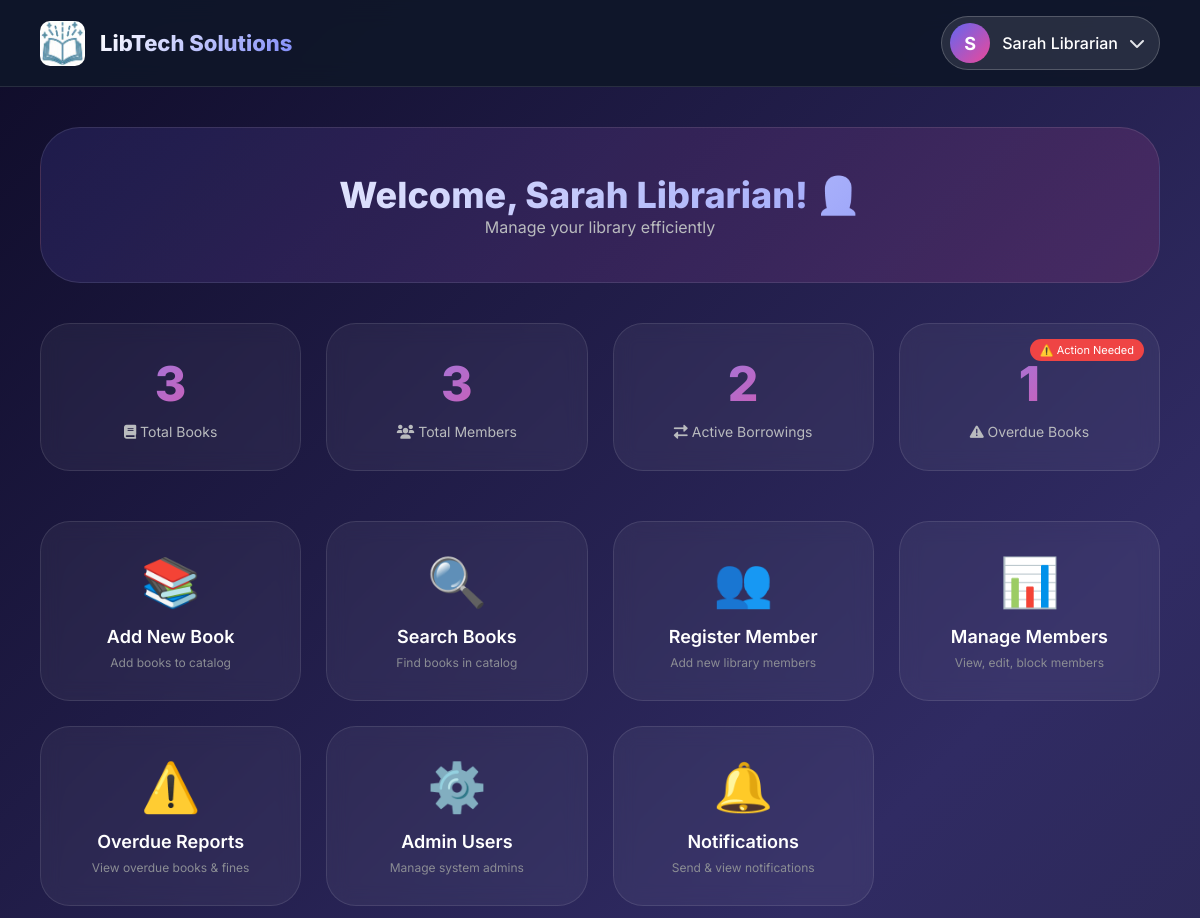
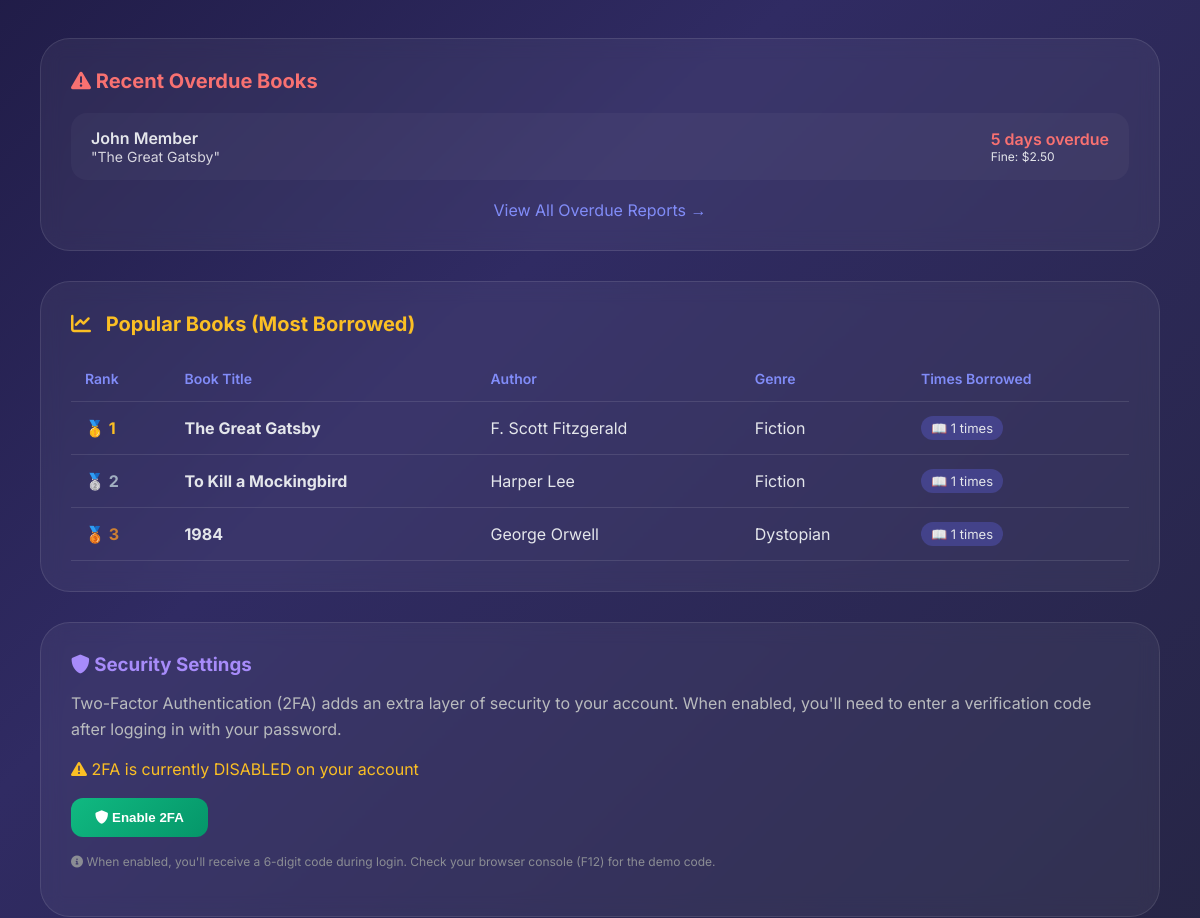
The app's page /librarian-dashboard.php (signed in, upper part), older data (2 pictures, top to bottom).
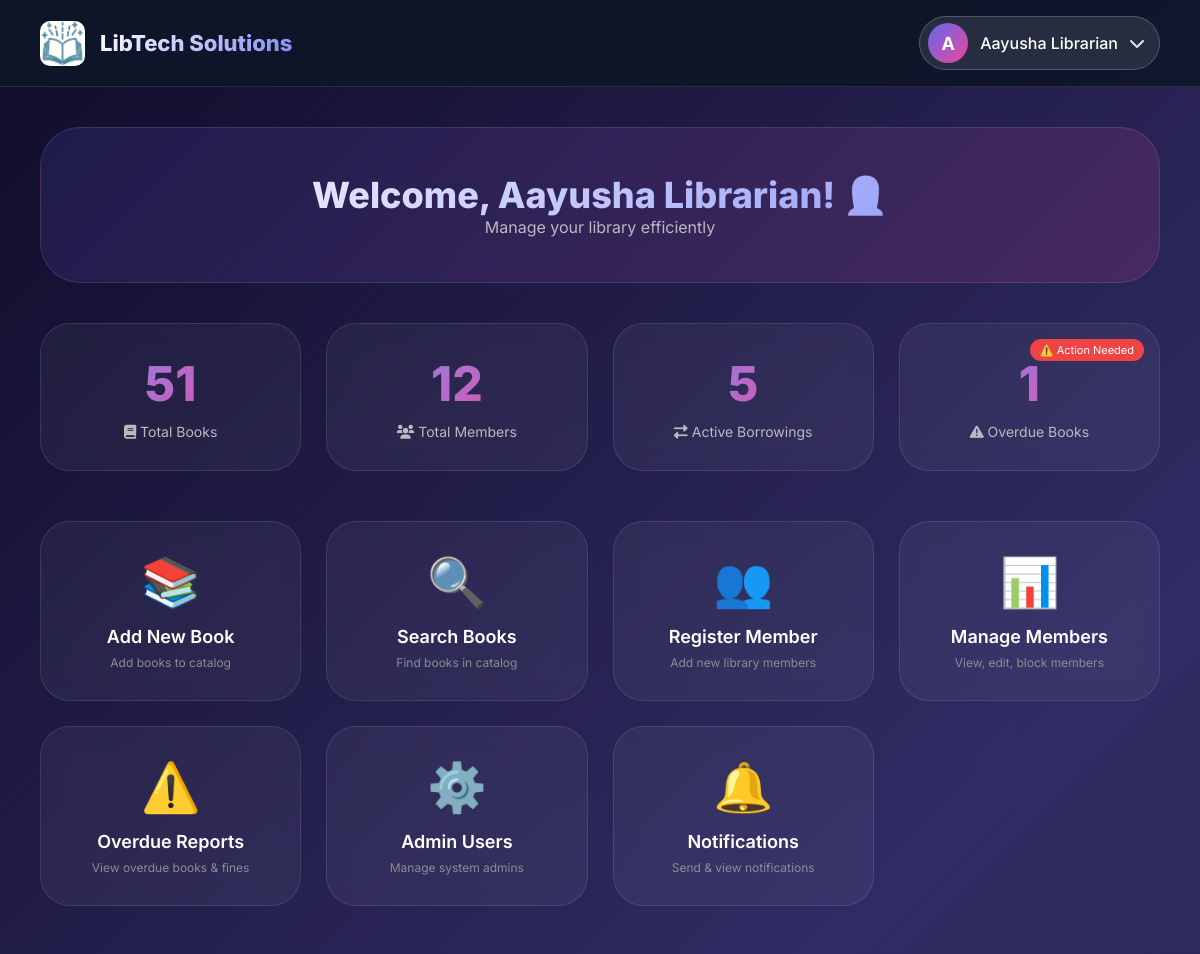
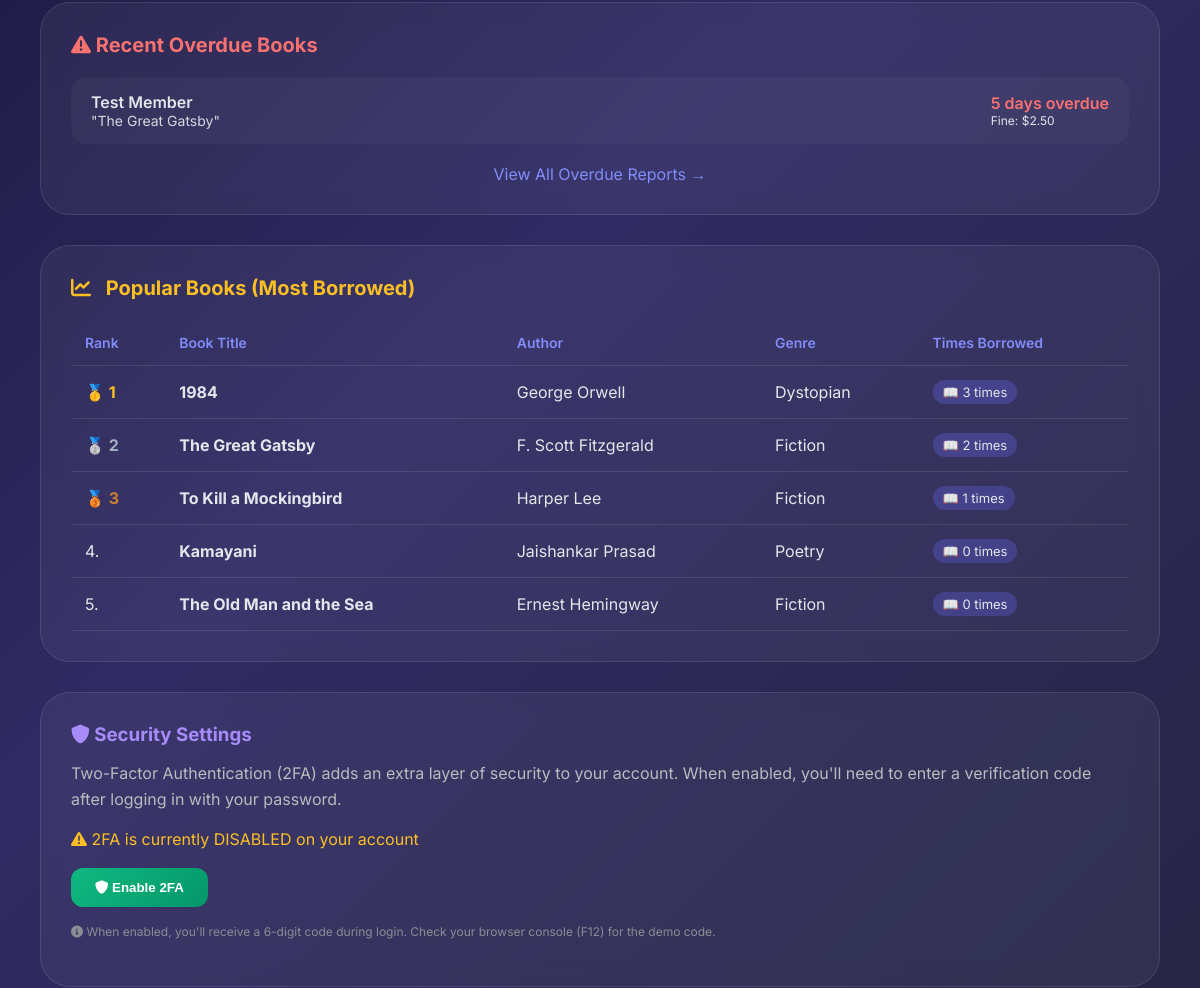
The same page, newer data (2 pictures, top to bottom).
### tables this page shows
CREATE TABLE `member` (
  `member_id` int(11) NOT NULL,
  `admin_id` int(11) DEFAULT NULL,
  `full_name` varchar(100) NOT NULL,
  `email` varchar(100) NOT NULL,
  `phone` varchar(20) NOT NULL,
  `membership_date` date DEFAULT curdate(),
  `is_blocked` tinyint(1) DEFAULT 0,
  `created_at` datetime DEFAULT current_timestamp()
);

CREATE TABLE `transaction` (
  `transaction_id` int(11) NOT NULL,
  `member_id` int(11) NOT NULL,
  `book_id` int(11) NOT NULL,
  `borrow_date` date NOT NULL,
  `due_date` date NOT NULL,
  `return_date` date DEFAULT NULL,
  `fine_amount` decimal(10,2) DEFAULT 0.00,
  `fine_paid` tinyint(1) DEFAULT 0,
  `status` varchar(20) DEFAULT 'Borrowed'
);

CREATE TABLE `book` (
  `book_id` int(11) NOT NULL,
  `title` varchar(200) NOT NULL,
  `author` varchar(100) NOT NULL,
  `isbn` varchar(13) DEFAULT NULL,
  `genre` varchar(50) DEFAULT NULL,
  `total_copies` int(11) DEFAULT 1,
  `available_copies` int(11) DEFAULT 1,
  `added_date` date DEFAULT curdate()
);

### librarian-dashboard.php (the view, shortened to what the changed rows need)
<?php
require_once 'config.php';
$admin_id = $_SESSION['admin_id'];
$admin_email = $_SESSION['admin_email'];
$stmt = $conn->prepare("SELECT * FROM member WHERE admin_id = ?");
$stmt->bind_param("i", $admin_id);
$stmt->execute();
$member = $stmt->get_result()->fetch_assoc();
if($member && !empty($member['full_name'])) {
    $name = $member['full_name'];
} else {
    $email_parts = explode('@', $admin_email);
    $name = ucfirst($email_parts[0]) . ' (Librarian)';
}
$total_books = $conn->query("SELECT COUNT(*) as count FROM book")->fetch_assoc()['count'];
$total_members = $conn->query("SELECT COUNT(*) as count FROM member")->fetch_assoc()['count'];
$active_borrowings = $conn->query("SELECT COUNT(*) as count FROM transaction WHERE return_date IS NULL")->fetch_assoc()['count'];
$overdue_stmt = $conn->prepare("SELECT t.*, m.full_name as member_name, b.title as book_title
                              FROM transaction t
                              JOIN member m ON t.member_id = m.member_id
                              JOIN book b ON t.book_id = b.book_id
                              WHERE t.return_date IS NULL AND t.due_date < CURDATE()
                              LIMIT 5");
$overdue_stmt->execute();
$overdue_preview = $overdue_stmt->get_result();
$popular_books_query = "
    SELECT
        b.book_id,
        b.title,
        b.author,
        b.genre,
        COUNT(t.transaction_id) as borrow_count
    FROM book b
    LEFT JOIN transaction t ON b.book_id = t.book_id
    GROUP BY b.book_id
    ORDER BY borrow_count DESC
    LIMIT 5
";
$popular_books = $conn->query($popular_books_query);
?>
<!DOCTYPE html>
<html lang="en">
<head>
    <link rel="stylesheet" href="https://cdnjs.cloudflare.com/ajax/libs/font-awesome/6.0.0/css/all.min.css">
</head>
<body>
    <div class="navbar">
        <div class="profile-dropdown">
            <div class="profile-btn">
                <div class="avatar"><?php echo strtoupper(substr($name, 0, 1)); ?></div>
                <span class="profile-name"><?php echo htmlspecialchars($name); ?></span>
                <i class="fas fa-chevron-down"></i>
            </div>
        </div>
    </div>
    <div class="container">
        <div class="welcome-section">
            <h1>Welcome, <?php echo htmlspecialchars($name); ?>! 👩‍💼</h1>
            <p>Manage your library efficiently</p>
        </div>
        <div class="stats-grid">
            <div class="stat-card"><div class="stat-number"><?php echo $total_books; ?></div><div class="stat-label"><i class="fas fa-book"></i> Total Books</div></div>
            <div class="stat-card"><div class="stat-number"><?php echo $total_members; ?></div><div class="stat-label"><i class="fas fa-users"></i> Total Members</div></div>
            <div class="stat-card"><div class="stat-number"><?php echo $active_borrowings; ?></div><div class="stat-label"><i class="fas fa-exchange-alt"></i> Active Borrowings</div></div>
        </div>
        <div class="overdue-section">
            <div class="overdue-list">
                <?php if($overdue_preview && $overdue_preview->num_rows > 0): ?>
                    <?php while($overdue = $overdue_preview->fetch_assoc()):
                        $days = (strtotime(date('Y-m-d')) - strtotime($overdue['due_date'])) / (60 * 60 * 24);
                    ?>
                    <div class="overdue-item">
                        <div>
                            <div class="overdue-member"><?php echo htmlspecialchars($overdue['member_name']); ?></div>
                            <div class="overdue-book">"<?php echo htmlspecialchars($overdue['book_title']); ?>"</div>
                        </div>
                        <div>
                            <div class="overdue-days"><?php echo round($days); ?> days overdue</div>
                            <div style="font-size: 12px;">Fine: $<?php echo number_format($days * 0.50, 2); ?></div>
                        </div>
                    </div>
                    <?php endwhile; ?>
                <?php else: ?>
                    <p style="text-align:center; padding:20px;">✅ No overdue books! Great job members!</p>
                <?php endif; ?>
            </div>
        </div>
        <div class="popular-section">
            <?php if($popular_books && $popular_books->num_rows > 0): ?>
                <table class="popular-table">
                    <thead>
                        <tr>
                            <th>Rank</th>
                            <th>Book Title</th>
                            <th>Author</th>
                            <th>Genre</th>
                            <th>Times Borrowed</th>
                        </tr>
                    </thead>
                    <tbody>
                        <?php $rank = 1; while($book = $popular_books->fetch_assoc()): ?>
                        <tr>
                            <td>
                                <?php
                                if($rank == 1) echo '<span class="rank-1">🥇 ' . $rank . '</span>';
                                elseif($rank == 2) echo '<span class="rank-2">🥈 ' . $rank . '</span>';
                                elseif($rank == 3) echo '<span class="rank-3">🥉 ' . $rank . '</span>';
                                else echo $rank . '.';
                                ?>
                            </td>
                            <td><strong><?php echo htmlspecialchars($book['title']); ?></strong></td>
                            <td><?php echo htmlspecialchars($book['author']); ?></td>
                            <td><?php echo htmlspecialchars($book['genre']); ?></td>
                            <td><span class="borrow-count">📖 <?php echo $book['borrow_count']; ?> times</span></td>
                        </tr>
                        <?php $rank++; endwhile; ?>
                    </tbody>
                </table>
            <?php endif; ?>
        </div>
    </div>
</body>
</html>

Row changes from the older to the newer data that the page shows:
changed member: full_name "S" → "A"; full_name "Sarah Librarian" → "Aayusha Librarian"
changed through a linked row, transaction "The Great Gatsby": member.full_name "John Member" → "Test Member"
shown differently, row unchanged: book "George Orwell": borrow_count "1" → "3"; text "🥉" → "🥇"; moves up the list
changed book "The Great Gatsby": borrow_count "1" → "2"; text "🥇" → "🥈"
computed for book "To Kill a Mockingbird": text "🥈" → "🥉"
added book: title "Kamayani", author "Jaishankar Prasad", genre "Poetry", borrow_count "0"
added book: title "The Old Man and the Sea", author "Ernest Hemingway", genre "Fiction", borrow_count "0"
Text that changed along with them:
$total_books: "3" → "51"
$total_members: "3" → "12"
$active_borrowings: "2" → "5"
